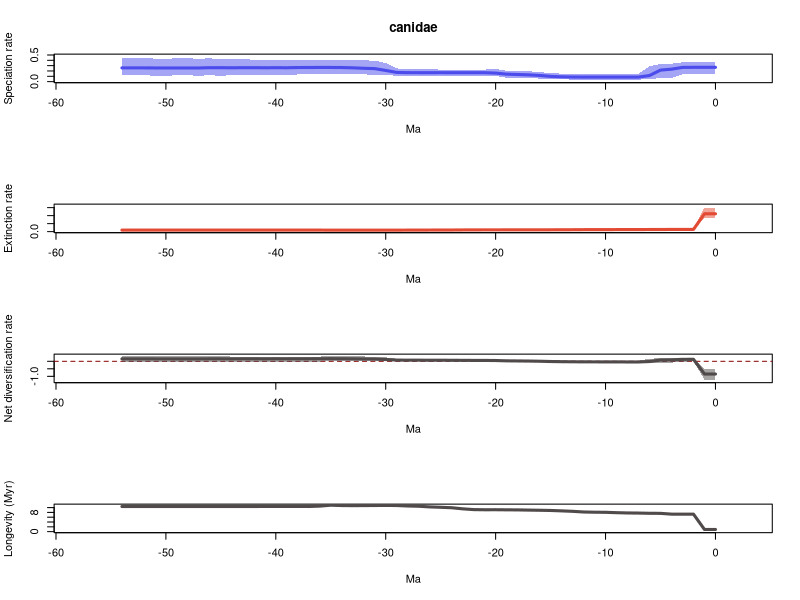

Reproduce this figure in R.
# 1 files combined:
# 	/home/eeb177-student/Desktop/eeb-177/lab-work/exercise-9/pyrate_mcmc_logs/canidae_occ_1_marginal_rates.log

# 95% HPDs calculated using code from Biopy (https://www.cs.auckland.ac.nz/~yhel002/biopy/)

pdf(file='/home/eeb177-student/Desktop/eeb-177/lab-work/exercise-9/pyrate_mcmc_logs/canidae_occ_1_marginal_rates_RTT.pdf',width=0.6*9, height=16.8)
par(mfrow=c(4,1))
library(scales)
L_hpd_m95=c(0.141606736336, 0.141606736336,0.141606736336,0.136662015147,0.0705444047993,0.0681678382257,0.0434833081988,0.038953652282,0.0381321321169,0.0381321321169,0.0381321321169,0.0381321321169,0.038953652282,0.0381321321169,0.0434833081988,0.0403100550625,0.0557361844348,0.0712199042895,0.0653285833213,0.0719038370703,0.106213412806,0.111341140196,0.111341140196,0.111341140196,0.111341140196,0.111341140196,0.111341140196,0.111341140196,0.111341140196,0.111341140196,0.122792495411,0.131500729927,0.134915794455,0.134915794455,0.134915794455,0.134915794455,0.134259454794,0.133970879929,0.133970879929,0.125666293109,0.125666293109,0.125666293109,0.12103419223,0.133595031815,0.12103419223,0.108608643736,0.12103419223,0.108608643736,0.120132947049,0.120132947049,0.108608643736,0.108608643736,0.123827162334,0.123827162334,0.123827162334)
L_hpd_M95=c(0.362811308885, 0.362811308885,0.362811308885,0.362811308885,0.336675571137,0.329601277982,0.288707677677,0.146757371283,0.145040549599,0.145040549599,0.145040549599,0.145040549599,0.145040549599,0.145040549599,0.149717467075,0.160120112197,0.177462033059,0.19545319321,0.19545319321,0.201892159703,0.241520739638,0.225879485304,0.225879485304,0.225879485304,0.225879485304,0.226437429313,0.230506349029,0.230506349029,0.230506349029,0.248171831713,0.348879022196,0.393922443051,0.399162050243,0.405845200877,0.408615516712,0.408615516712,0.405845200877,0.405845200877,0.408615516712,0.408615516712,0.408615516712,0.408615516712,0.408615516712,0.430349068697,0.417895985414,0.417895985414,0.437449620679,0.430349068697,0.437449620679,0.437449620679,0.430349068697,0.430349068697,0.451175404845,0.451175404845,0.451175404845)
M_hpd_m95=c(0.861193644788, 0.861193644788,0.090132419212,0.090132419212,0.090132419212,0.0975642390577,0.090132419212,0.0942467427567,0.0942467427567,0.0897621269623,0.0828612011688,0.0843317486906,0.0854779096096,0.0854779096096,0.080435714062,0.0767594589559,0.080435714062,0.080435714062,0.080435714062,0.080435714062,0.0799736810214,0.0767581839424,0.0767581839424,0.0653670043864,0.0527440224702,0.0527440224702,0.0527440224702,0.0527440224702,0.0527440224702,0.0527440224702,0.0527440224702,0.0516273255325,0.0490312460625,0.0490312460625,0.0407794346236,0.0407794346236,0.0313644412731,0.0249219065941,0.0249219065941,0.0249219065941,0.0249219065941,0.0249219065941,0.0249219065941,0.0249219065941,0.0249219065941,0.0249219065941,0.0249219065941,0.0249219065941,0.0249219065941,0.0249219065941,0.0249219065941,0.0249219065941,0.0249219065941,0.0249219065941,0.0249219065941)
M_hpd_M95=c(1.50254676555, 1.50254676555,0.17780692825,0.17780692825,0.17780692825,0.176496726182,0.169551789591,0.169551789591,0.169551789591,0.163883855757,0.157017328152,0.157017328152,0.157017328152,0.157017328152,0.146919926763,0.13878013464,0.1425307615,0.137926791421,0.13878013464,0.139083067496,0.139083067496,0.13699861337,0.13699861337,0.137926791421,0.13222362357,0.13222362357,0.131553212709,0.131553212709,0.13222362357,0.13222362357,0.13222362357,0.132492348457,0.132492348457,0.13560059664,0.132492348457,0.14091870277,0.144650085027,0.146470549176,0.146470549176,0.146470549176,0.146470549176,0.146470549176,0.151496195784,0.151496195784,0.151496195784,0.151496195784,0.151496195784,0.151496195784,0.151496195784,0.151496195784,0.151496195784,0.151496195784,0.151496195784,0.151496195784,0.151496195784)
R_hpd_m95=c(-1.22833679311, -1.22833679311,-0.00250187312384,-0.0337186237262,-0.0868813410684,-0.0941979500194,-0.0965594680998,-0.0965594680998,-0.107257348585,-0.0965594680998,-0.0965594680998,-0.0965594680998,-0.0965594680998,-0.0886146068354,-0.0804878090158,-0.0791904679377,-0.0690657636775,-0.0545189117406,-0.0438502384661,-0.0448447606625,-0.0280059443988,-0.00408130148825,-0.0113747644586,0.00128361691079,0.00128361691079,0.0136233250887,0.0138148248376,0.00739166087267,0.00739166087267,0.0144278868945,0.0200355263714,0.0191453034548,0.0291671903524,0.0292857001505,0.0442990187085,0.0447882106616,-0.0222892111508,-0.0222892111508,-0.0222892111508,-0.0222892111508,-0.0216984925882,-0.0216984925882,-0.0413913837096,-0.0413913837096,-0.0413913837096,-0.0216984925882,-0.0413913837096,-0.0379927873827,-0.0413913837096,-0.0413913837096,-0.0413913837096,-0.0413913837096,-0.0216984925882,-0.0216984925882,-0.0216984925882)
R_hpd_M95=c(-0.541217500043, -0.541217500043,0.2457574798,0.229099403816,0.225541054472,0.203136809458,0.171469678266,0.0334208852748,0.0204528304892,0.0270555809593,0.0280464116781,0.0280464116781,0.0244935354229,0.0391245545417,0.0502299264563,0.0629254238111,0.0828457536461,0.0859084798249,0.0958160679842,0.0947710438082,0.111829504728,0.134843340426,0.13019890171,0.134843340426,0.134843340426,0.159527690282,0.159527690282,0.149037156805,0.156285503216,0.175634407256,0.260794659979,0.307149160241,0.319302310593,0.328891128364,0.343758210991,0.343758210991,0.313884249848,0.312608854451,0.313884249848,0.312608854451,0.313884249848,0.313884249848,0.313884249848,0.313884249848,0.312608854451,0.343758210991,0.338444765594,0.343758210991,0.343758210991,0.343758210991,0.343758210991,0.343758210991,0.36907770881,0.36907770881,0.36907770881)
L_mean=c(0.268372210251, 0.268372210251,0.268372210251,0.266774183835,0.233553008988,0.216020766698,0.11446716618,0.0853458244035,0.085045038531,0.0851334478598,0.0851334478598,0.0851334478598,0.0848958685397,0.0862718616405,0.0898218219592,0.0983916324263,0.115718209856,0.127356014835,0.133580810092,0.139996652094,0.160226341207,0.167305288458,0.167348455736,0.167552327677,0.167645623134,0.168113965405,0.167703316636,0.167952462354,0.168165444771,0.172423613717,0.209562027517,0.244133629306,0.250198253465,0.258905400108,0.264372804736,0.265820866798,0.266432174975,0.264949673973,0.264360153689,0.260257540113,0.261391500478,0.259816117928,0.261774329469,0.261607203624,0.259771343542,0.261252131189,0.261880378518,0.256282224574,0.255815120228,0.255815120228,0.256752242769,0.256752242769,0.258252475387,0.258252475387,0.258252475387)
M_mean=c(1.11461786969, 1.11461786969,0.137471701219,0.137471701219,0.137334385951,0.131429433403,0.130991820373,0.129434731865,0.128650232544,0.126780604695,0.124384390895,0.123680837381,0.122281929583,0.118302677347,0.115736721458,0.113512635936,0.112447619742,0.111549043932,0.110568904355,0.110165275157,0.109681543027,0.109797058415,0.109045186469,0.105375418588,0.100514111136,0.0986823729982,0.0971349083497,0.0946327721504,0.0936965729241,0.0919743899573,0.0915902324816,0.0919043756127,0.0922072150808,0.0924226385158,0.0920780412804,0.0908140635422,0.0941311960614,0.0954945474112,0.0953499201433,0.0953499201433,0.0953499201433,0.0953499201433,0.09559289436,0.09559289436,0.09559289436,0.09559289436,0.09559289436,0.09559289436,0.09559289436,0.09559289436,0.09559289436,0.09559289436,0.09559289436,0.09559289436,0.09559289436)
R_mean=c(-0.846245659442, -0.846245659442,0.130900509032,0.129302482615,0.0962186230374,0.084591333295,-0.0165246541931,-0.0440889074619,-0.043605194013,-0.041647156835,-0.039250943035,-0.0385473895214,-0.0373860610431,-0.0320308157061,-0.0259148994988,-0.0151210035093,0.00327059011403,0.0158069709026,0.0230119057377,0.0298313769369,0.0505447981799,0.0575082300426,0.0583032692678,0.0621769090889,0.0671315119974,0.0694315924069,0.0705684082862,0.0733196902041,0.0744688718464,0.0804492237596,0.117971795036,0.152229253693,0.157991038384,0.166482761592,0.172294763456,0.175006803256,0.172300978913,0.169455126561,0.169010233545,0.16490761997,0.166041580334,0.164466197784,0.166181435109,0.166014309264,0.164178449182,0.165659236829,0.166287484158,0.160689330214,0.160222225868,0.160222225868,0.161159348409,0.161159348409,0.162659581027,0.162659581027,0.162659581027)
trans=0.5
age=(0:(55-1))* -1
plot(age,age,type = 'n', ylim = c(0, 0.496292945329), xlim = c(-57.75,2.75), ylab = 'Speciation rate', xlab = 'Ma',main='canidae' )
polygon(c(age, rev(age)), c(L_hpd_M95, rev(L_hpd_m95)), col = alpha("#4c4cec",trans), border = NA)
lines(rev(age), rev(L_mean), col = "#4c4cec", lwd=3)
plot(age,age,type = 'n', ylim = c(0, 1.65280144211), xlim = c(-57.75,2.75), ylab = 'Extinction rate', xlab = 'Ma' )
polygon(c(age, rev(age)), c(M_hpd_M95, rev(M_hpd_m95)), col = alpha("#e34a33",trans), border = NA)
lines(rev(age), rev(M_mean), col = "#e34a33", lwd=3)
plot(age,age,type = 'n', ylim = c(-1.35117047242, 0.405985479691), xlim = c(-57.75,2.75), ylab = 'Net diversification rate', xlab = 'Ma' )
abline(h=0,lty=2,col="darkred")
polygon(c(age, rev(age)), c(R_hpd_M95, rev(R_hpd_m95)), col = alpha("#504A4B",trans), border = NA)
lines(rev(age), rev(R_mean), col = "#504A4B", lwd=3)
plot(age,age,type = 'n', ylim = c(0, max(1/M_mean)), xlim = c(-57.75,2.75), ylab = 'Longevity (Myr)', xlab = 'Ma' )
lines(rev(age), rev(1/M_mean), col = "#504A4B", lwd=3)
n <- dev.off()